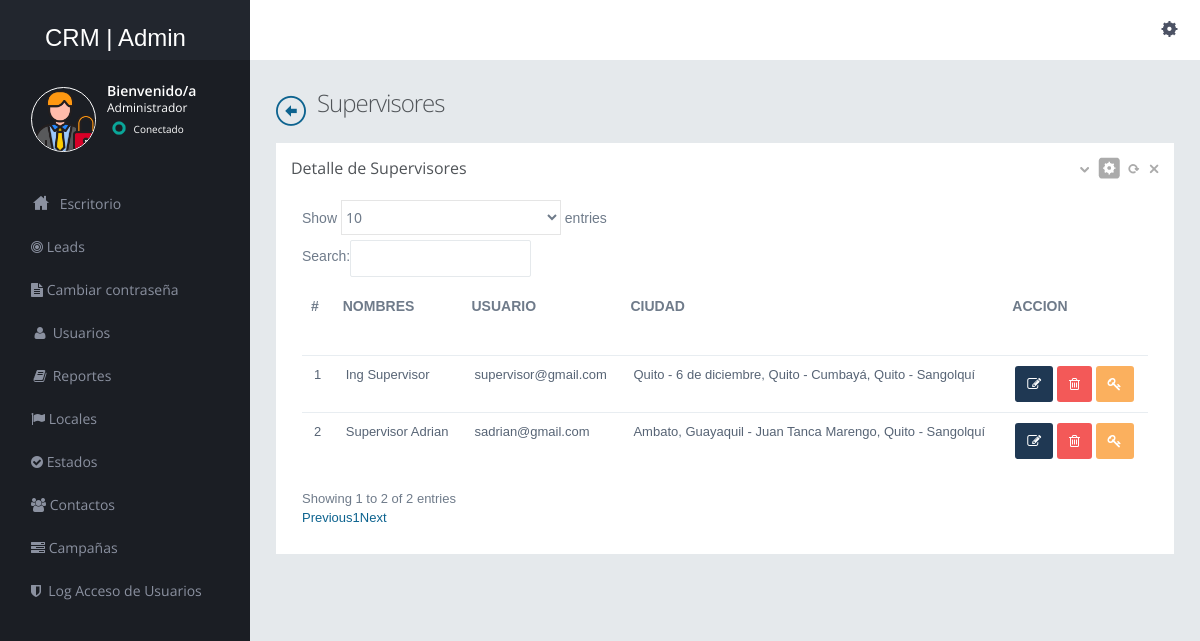
Screenshot of /admin/manage-users-supervisor.php (signed in) with the database file from the repository.
### tables this page shows
CREATE TABLE `supervisor` (
  `supervisor_id_gen` int(11) NOT NULL,
  `name` varchar(255) NOT NULL,
  `email` varchar(200) NOT NULL,
  `password` varchar(200) NOT NULL,
  `city_warehouse` varchar(250) NOT NULL,
  `rol` varchar(100) NOT NULL DEFAULT 'supervisor'
);

### admin/manage-users-supervisor.php (the view, shortened to what this page needs)
<?php
include("dbconnection.php");
?>
<!DOCTYPE html>
<html>
<head>
    <link href="../assets/plugins/pace/pace-theme-flash.css" rel="stylesheet" type="text/css" media="screen" />
    <link href="../assets/plugins/boostrapv3/css/bootstrap.min.css" rel="stylesheet" type="text/css" />
    <link href="../assets/plugins/boostrapv3/css/bootstrap-theme.min.css" rel="stylesheet" type="text/css" />
    <link href="../assets/plugins/font-awesome/css/font-awesome.css" rel="stylesheet" type="text/css" />
    <link href="../assets/css/animate.min.css" rel="stylesheet" type="text/css" />
    <link href="../assets/plugins/jquery-scrollbar/jquery.scrollbar.css" rel="stylesheet" type="text/css" />
    <link href="../assets/css/style.css" rel="stylesheet" type="text/css" />
    <link href="../assets/css/responsive.css" rel="stylesheet" type="text/css" />
    <link href="../assets/css/custom-icon-set.css" rel="stylesheet" type="text/css" />
    <link href="https://cdnjs.cloudflare.com/ajax/libs/select2/4.0.3/css/select2.min.css" rel="stylesheet" />
    <link rel="stylesheet" type="text/css" href="https://cdn.datatables.net/1.10.20/css/dataTables.bootstrap.min.css">
    <link rel="stylesheet" type="text/css"
        href="https://cdn.datatables.net/buttons/1.6.5/css/buttons.dataTables.min.css">
</head>
<body class="">
    <?php include("header.php");?>
    <div class="page-container row">
        <?php include("leftbar.php");?>
    </div>
    </div>
    <div class="page-content">
        <div class="content">
            <div class="page-title"> <i> <a href="manage-users.php" class="icon-custom-left"></a> </i>
                <h3>Supervisores</h3>
            </div>
            <div class="row">
                <div class="col-md-12">
                    <div class="row">
                        <div class="col-md-12">
                            <div class="grid simple ">
                                <div class="grid-title no-border">
                                    <h4>Detalle de Supervisores</h4>
                                    <div class="tools"> <a href="javascript:;" class="collapse"></a>
                                        <a href="#grid-config" data-toggle="modal" class="config"></a>
                                        <a href="javascript:;" class="reload"></a>
                                        <a href="javascript:;" class="remove"></a>
                                    </div>
                                </div>
                                <div class="grid-body no-border">
                                    <table id="manage-users-admin" class="table table-hover table-condensed">
                                        <thead>
                                            <tr>
                                                <th><label class="control-label"><b>#</b></label></th>
                                                <th><label class="control-label"><b>Nombres</b></label></th>
                                                <th><label class="control-label"><b>Usuario</b></label></th>
                                                <th style="width:30%"><label class="control-label"><b>Ciudad</b></label></th>
                                                <th><label class=" control-label"><b>Accion</b></label></th>
                                            </tr>
                                        </thead>
                                        <tbody>
                                            <?php $ret=mysqli_query($con,"select * from supervisor order by supervisor_id_gen");
												$cnt=1;
												while($row=mysqli_fetch_array($ret))
												{
												?>
                                            <tr>
                                                <td><?php echo $cnt;?></td>
                                                <td><?php echo $row['name'];?></td>
                                                <td><?php echo $row['email'];?></td>
                                                <td><?php echo $row['city_warehouse'];?></td>
                                                <td>
                                                    <form name="abc" action="" method="post">
                                                        <button type="button" class="btn btn-info btn-xs"
                                                            data-toggle="tooltip" data-placement="top"
                                                            title="Editar Registro"
                                                            onclick="location.href='edit-user-super.php?id=<?php echo $row['supervisor_id_gen'];?>'"><i
                                                                class=" fa fa-edit text-white mr-0"></i>
                                                        </button>
                                                        <button type="button" class="btn btn-danger btn-xs"
                                                            data-toggle="tooltip" data-placement="top"
                                                            title="Eliminar Registro"
                                                            onclick="location.href='delete-user-super.php?id=<?php echo $row['supervisor_id_gen'];?>'"><i
                                                                class="fa fa-trash-o text-white mr-0"></i>
                                                        </button>
                                                        <button type="button" class="btn btn-warning btn-xs"
                                                            data-toggle="tooltip" data-placement="top"
                                                            title="Enviar Credenciales"
                                                            onclick="location.href='send-user-credentials.php?rol=Supervisor&email=<?php echo $row['email'];?>'"><i
                                                                class="fa fa-key text-white mr-0"></i>
                                                        </button>
                                                    </form>
                                                </td>
                                            </tr>
                                            <?php $cnt=$cnt+1; } ?>
                                        </tbody>
                                    </table>
                                </div>
                            </div>
                        </div>
                    </div>
                </div>
            </div>
        </div>
    </div>
    </div>
</body>
</html>

### assets/css/responsive.css (style rules this page uses)
@media (min-width: 980px) { .page-content { margin-left: 250px; min-height: 100%; } }

### rows the page displays
supervisor: name "Ing Supervisor", email "supervisor@gmail.com", city_warehouse "Quito - 6 de diciembre, Quito - Cumbayá, Quito - Sangolquí"
supervisor: name "Supervisor Adrian", email "sadrian@gmail.com", city_warehouse "Ambato, Guayaquil - Juan Tanca Marengo, Quito - Sangolquí"

### other values shown
$_SESSION['name_admin'] "Administrador"
